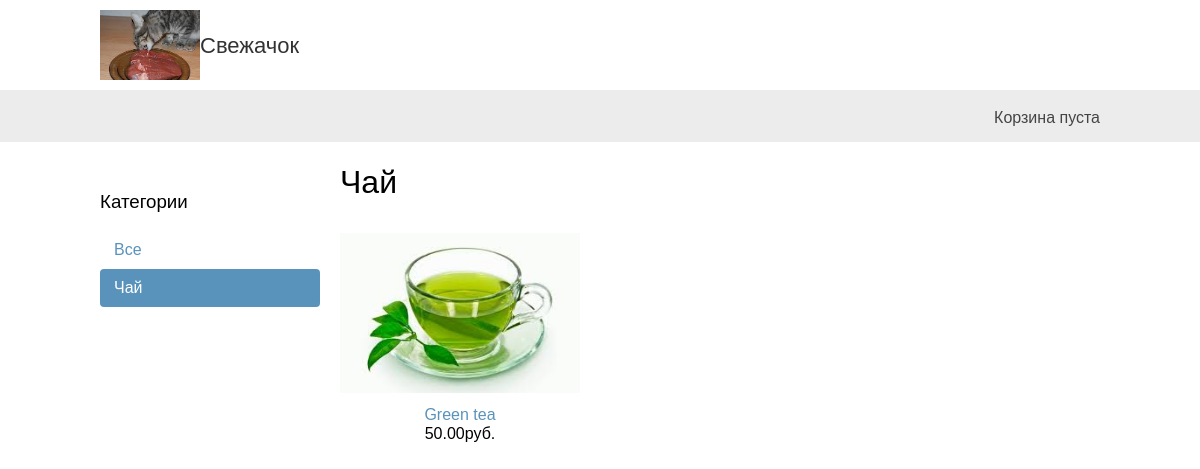
Before: /tea/ with the older database file.
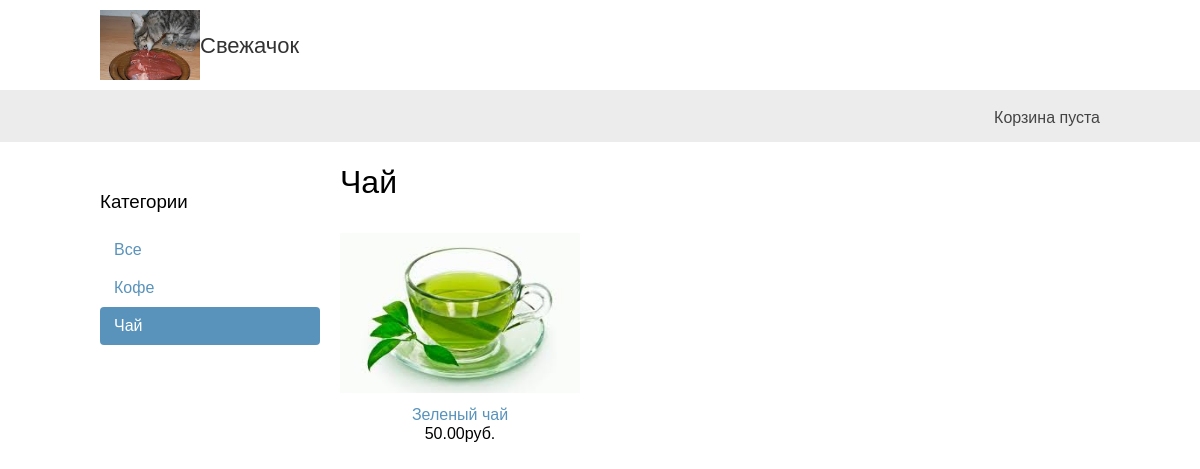
After: the same page with the newer database file.
### shop/models.py (models this page shows, shortened)
class Category(models.Model):
	name = models.CharField(max_length=200, db_index=True)
	slug = models.SlugField(max_length=200, unique=True)
	class Meta():
		ordering = ('name',)
		verbose_name = 'Категория'
		verbose_name_plural = 'Категории'
	def get_absolute_url(self):
		return reverse('shop:product_list_by_category', args=[self.slug])

class Product(models.Model):
	category = models.ForeignKey(Category, related_name='Товары', on_delete=models.CASCADE)
	name = models.CharField(max_length=200, db_index=True)
	slug = models.SlugField(max_length=200, db_index=True)
	image = models.ImageField(upload_to='products/%Y/%m/%d', blank=True)
	description = models.TextField(blank=True)
	price = models.DecimalField(max_digits=10, decimal_places=2)
	available = models.BooleanField(default=True, name='available')
	created = models.DateTimeField(auto_now_add=True)
	updated = models.DateTimeField(auto_now=True)
	class Meta():
		ordering = ('name',)
		index_together = (('id', 'slug'),)
		verbose_name = 'Товар'
		verbose_name_plural = 'Товары'
	def get_absolute_url(self):
		return reverse('shop:product_detail', args=[self.id, self.slug])

### shop/views.py (the view)
# urls.py: path('', views.product_list, name='product_list'),
def product_list(request, category_slug=None):
    category = None
    categories = Category.objects.all()
    products = Product.objects.filter(available=True)
    if category_slug:
        category = get_object_or_404(Category, slug=category_slug)
        products = products.filter(category=category)
    return render(request,
                  'shop/product/list.html',
                  {'category': category,
                   'categories': categories,
                   'products': products})

### cart/cart.py (called while the page is built)
    def __len__(self):
        return sum(item['quantity'] for item in self.cart.values())

### shop/context_processors.py (called while the page is built)
def cart(request):
	return {'cart': Cart(request)}

### shop/templates/shop/product/list.html (shortened to what this page needs)
{% extends "shop/base.html" %}
{% load static %}
{% block content %}
  <div id="sidebar">
    <h3>Категории</h3>
    <ul>
      <li {% if not category %}class="selected"{% endif %}>
        <a href="{% url 'shop:product_list' %}">Все</a>
      </li>
      {% for c in categories %}
        <li {% if category.slug == c.slug %}class="selected"{% endif %}>
          <a href="{{ c.get_absolute_url }}">{{ c.name }}</a>
        </li>
      {% endfor %}
    </ul>
  </div>
  <div id="main" class="product-list">
    <h1>{% if category %}{{ category.name }}{% else %}Товары{% endif %}</h1>
    {% for product in products %}
      <div class="item">
        <a href="{{ product.get_absolute_url }}">
          <img src="{% if product.image %}{{ product.image.url }}{% else %}{% static 'img/no_image.png' %}{% endif %}">
        </a>
        <a href="{{ product.get_absolute_url }}">{{ product.name }}</a><br>
        {{ product.price }}руб.
      </div>
    {% endfor %}
  </div>
{% endblock %}

Changed rows visible on the page:
added Category: name "Кофе", slug "coffe" (drawn)
changed Product: name "Green tea" → "Зеленый чай"
